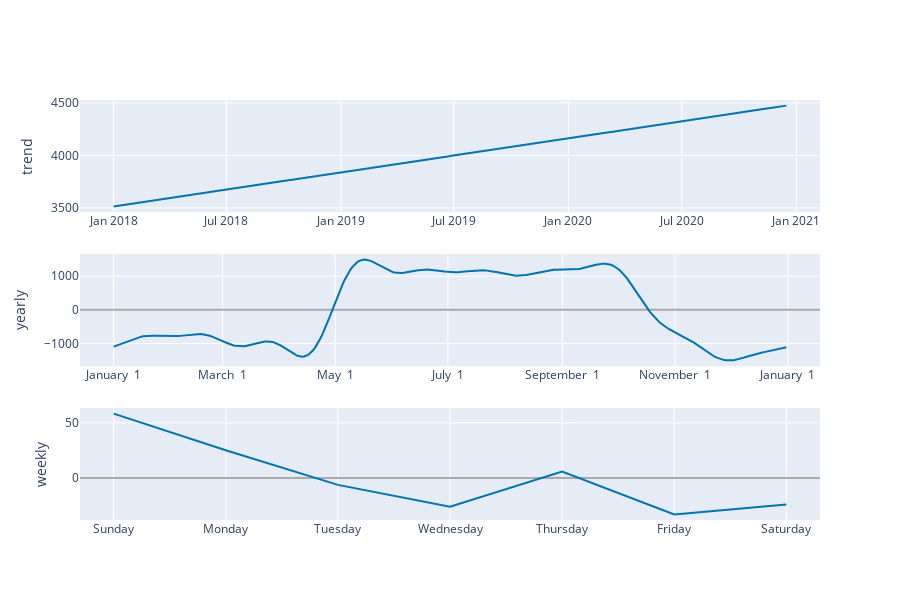

The notebook cell this image was saved under:
### Code cell
plot_components_plotly(m, forecast)

### Figure 1 — Plotly figure (JSON) as saved in the notebook; plotly's stock layout.template omitted (floating-point values rounded to 4 significant figures; data arrays with more than 128 entries replaced by an {"elided": "..."} marker saying what was removed)
{"data": [{"line": {"color": "#0072B2", "width": 2}, "mode": "lines", "name": "trend", "type": "scatter", "x": {"elided": "1080 str values"}, "xaxis": "x", "y": {"elided": "1080 float values"}, "yaxis": "y"}, {"line": {"color": "rgba(0, 114, 178, 0.2)", "width": 0}, "mode": "lines", "name": "trend_upper", "type": "scatter", "x": {"elided": "1080 str values"}, "xaxis": "x", "y": {"elided": "1080 float values"}, "yaxis": "y"}, {"fill": "tonexty", "fillcolor": "rgba(0, 114, 178, 0.2)", "line": {"color": "rgba(0, 114, 178, 0.2)", "width": 0}, "mode": "lines", "name": "trend_lower", "type": "scatter", "x": {"elided": "1080 str values"}, "xaxis": "x", "y": {"elided": "1080 float values"}, "yaxis": "y"}, {"line": {"color": "#0072B2", "width": 2}, "mode": "lines", "name": "yearly", "type": "scatter", "x": {"elided": "365 str values"}, "xaxis": "x2", "y": {"elided": "365 float values"}, "yaxis": "y2"}, {"line": {"color": "#0072B2", "width": 2}, "mode": "lines", "name": "weekly", "type": "scatter", "x": ["2017-01-01T00:00:00", "2017-01-02T00:00:00", "2017-01-03T00:00:00", "2017-01-04T00:00:00", "2017-01-05T00:00:00", "2017-01-06T00:00:00", "2017-01-07T00:00:00"], "xaxis": "x3", "y": [58.4, 25.12, -6.253, -25.98, 5.842, -33.05, -24.09], "yaxis": "y3"}], "layout": {"height": 600, "showlegend": false, "width": 900, "xaxis": {"anchor": "y", "domain": [0, 1], "range": ["2017-11-08T00:00:00", "2021-02-08T00:00:00"], "type": "date"}, "xaxis2": {"anchor": "y2", "domain": [0, 1], "range": ["2016-12-13T18:54:02.958904115", "2018-01-18T11:04:57.863013581"], "tickformat": "%B %e", "type": "date"}, "xaxis3": {"anchor": "y3", "domain": [0, 1], "range": ["2016-12-31T16:48:00", "2017-01-07T07:12:00"], "tickformat": "%A", "type": "date"}, "yaxis": {"anchor": "x", "domain": [0.7333, 1], "rangemode": "normal", "title": {"text": "trend"}, "zerolinecolor": "#AAA"}, "yaxis2": {"anchor": "x2", "domain": [0.3667, 0.6333], "title": {"text": "yearly"}, "zerolinecolor": "#AAA"}, "yaxis3": {"anchor": "x3", "domain": [0, 0.2667], "title": {"text": "weekly"}, "zerolinecolor": "#AAA"}}}
